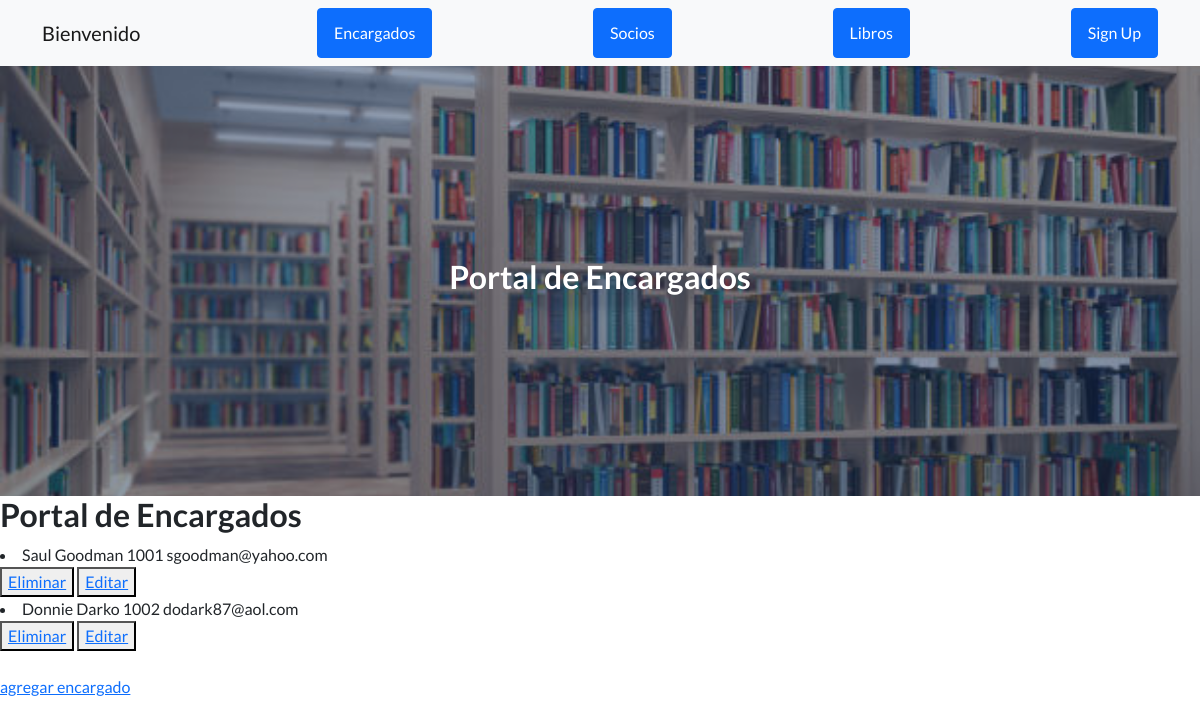
The page /app_biblioteca/leer_encargados/ on the database as committed earlier.
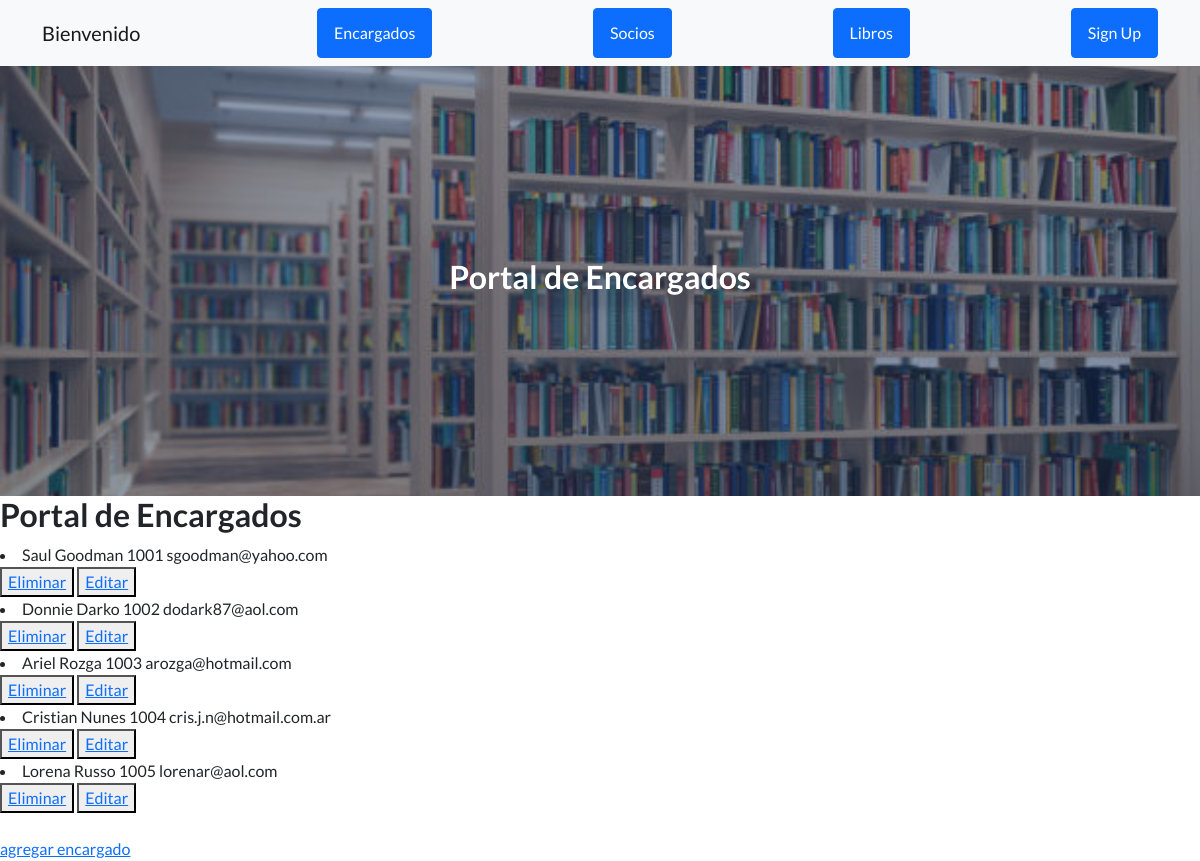
The same page on the database as committed later.
### app_biblioteca/models.py (models this page shows)
class Encargado(models.Model):
    nombre=models.CharField(max_length=50)
    apellido=models.CharField(max_length=50)
    codigo=models.IntegerField()
    email=models.EmailField()
    def __str__(self):
        return self.nombre+' '+self.apellido+' '+str(self.codigo)+' '+self.email

### app_biblioteca/views.py (the view)
# urls.py: path('leer_encargados/',leer_encargados, name='leer_encargados'),
def leer_encargados(request):
    encargados = Encargado.objects.all()
    return render(request, 'app_biblioteca/leer_encargados.html',{'encargados':encargados})

### app_biblioteca/templates/app_biblioteca/leer_encargados.html (shortened to what this page needs)
{% extends 'app_biblioteca/inicio.html' %}
{% load static %}
{% block titulo %}
<h2>Portal de Encargados</h2>
{% endblock %}
{% block contenido_que_cambia %}
<h2>Portal de Encargados</h2>
    {% for encargado in encargados %}
        <li>{{ encargado }}</li>
        <button>
            <a href="{% url 'eliminar_encargado' encargado.codigo %}">Eliminar</a>
        </button>
        <button>
            <a href="{% url 'editar_encargado' encargado.codigo %}">Editar</a>
        </button>
    {% endfor %}
    <br>
<a href="{% url 'ingreso_encargados' %}">agregar encargado</a>
</body>
{% endblock %}

### app_biblioteca/templates/app_biblioteca/inicio.html (shortened to what this page needs)
<!DOCTYPE html>
<html lang="en">
    <head>
        {% load static %}
        <link href="https://cdn.jsdelivr.net/npm/bootstrap-icons@1.5.0/font/bootstrap-icons.css" rel="stylesheet" type="text/css" />
        <link href="{% static 'app_biblioteca/css/styles.css' %}" rel="stylesheet" />
    </head>
    <body>
        <nav class="navbar navbar-light bg-light static-top">
            <div class="container">
                <a class="navbar-brand" href="{% url 'inicio' %}">Bienvenido</a>
                <a class="btn btn-primary" href="{% url 'encargados' %}">Encargados</a>
                <a class="btn btn-primary" href="{% url 'socios' %}">Socios</a>
                <a class="btn btn-primary" href="{% url 'libros' %}">Libros</a>
                <a class="btn btn-primary" href="#signup">Sign Up</a>
            </div>
        </nav>
        <header class="masthead"style="background-image: url({% static 'app_biblioteca/assets/img/biblioteca.jpg' %})">
            <div class="container position-relative">
                <div class="row justify-content-center">
                    <div class="col-xl-6">
                        <div class="text-center text-white">
                            {% block titulo %}{% endblock %}
                        </div>
                    </div>
                </div>
            </div>
        </header>
        {% block contenido_que_cambia %}
        {% endblock %}
    </body>
</html>

Rows that differ between the two databases and show on the page:
added Encargado: nombre+apellido+codigo "Ariel Rozga 1003 arozga@hotmail.com"
added Encargado: nombre+apellido+codigo "Cristian Nunes 1004 cris.j.n@hotmail.com.ar"
added Encargado: nombre+apellido+codigo "Lorena Russo 1005 lorenar@aol.com"
